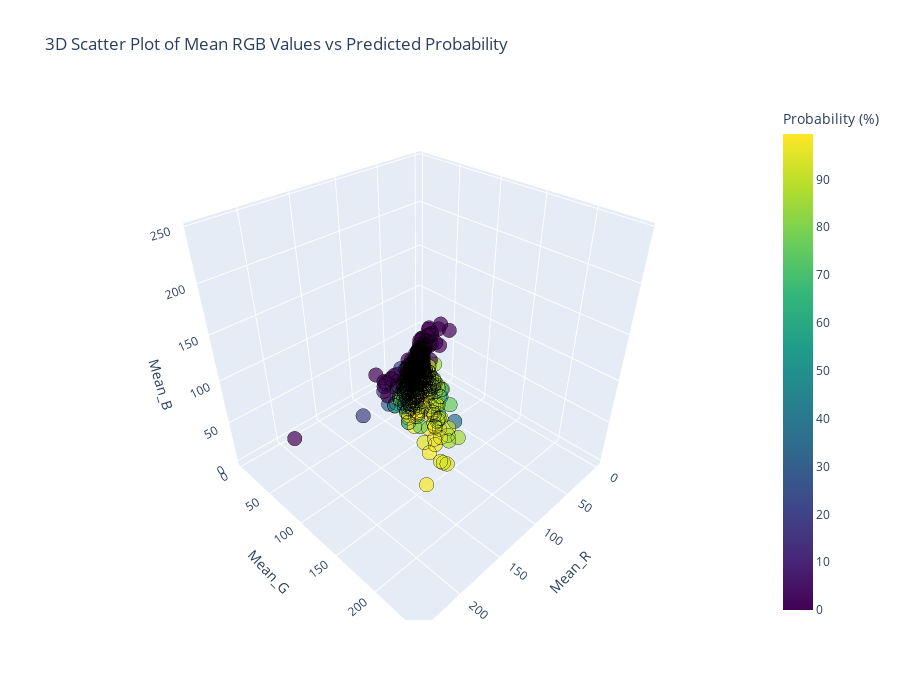

Notebook cell for this chart:
### Code cell
plot_df = pd.DataFrame({
    'Mean_R': mean_rgb[:, 0],
    'Mean_G': mean_rgb[:, 1],
    'Mean_B': mean_rgb[:, 2],
    'Pred_Prob': y_pred_proba
})

fig = px.scatter_3d(
    plot_df, 
    x='Mean_R', 
    y='Mean_G', 
    z='Mean_B',
    color=y_pred_proba.flatten() * 100, 
    color_continuous_scale='Viridis', 
    title='3D Scatter Plot of Mean RGB Values vs Predicted Probability'
)


fig.update_traces(marker=dict(size=5,opacity=0.7,line=dict(color='black',width=0.5)))
fig.update_coloraxes(colorbar_title="Probability (%)")

fig.update_layout(width=900,height=700,scene=dict(aspectmode='manual',aspectratio=dict(x=1, y=1, z=1)  ))

fig.show()

### Figure 1 — Plotly figure (JSON) as saved in the notebook; plotly's stock layout.template omitted (floating-point values rounded to 4 significant figures; data arrays with more than 128 entries replaced by an {"elided": "..."} marker saying what was removed)
{"data": [{"hovertemplate": "Mean_R=%{x}<br>Mean_G=%{y}<br>Mean_B=%{z}<br>color=%{marker.color}<extra></extra>", "legendgroup": "", "marker": {"color": {"elided": "713 float values"}, "coloraxis": "coloraxis", "line": {"color": "black", "width": 0.5}, "opacity": 0.7, "size": 5, "symbol": "circle"}, "mode": "markers", "name": "", "scene": "scene", "showlegend": false, "type": "scatter3d", "x": {"elided": "713 float values"}, "y": {"elided": "713 float values"}, "z": {"elided": "713 float values"}}], "layout": {"coloraxis": {"colorbar": {"title": {"text": "Probability (%)"}}, "colorscale": [[0, "#440154"], [0.1111, "#482878"], [0.2222, "#3e4989"], [0.3333, "#31688e"], [0.4444, "#26828e"], [0.5556, "#1f9e89"], [0.6667, "#35b779"], [0.7778, "#6ece58"], [0.8889, "#b5de2b"], [1, "#fde725"]]}, "height": 700, "legend": {"tracegroupgap": 0}, "scene": {"aspectmode": "manual", "aspectratio": {"x": 1, "y": 1, "z": 1}, "domain": {"x": [0, 1], "y": [0, 1]}, "xaxis": {"title": {"text": "Mean_R"}}, "yaxis": {"title": {"text": "Mean_G"}}, "zaxis": {"title": {"text": "Mean_B"}}}, "title": {"text": "3D Scatter Plot of Mean RGB Values vs Predicted Probability"}, "width": 900}}
